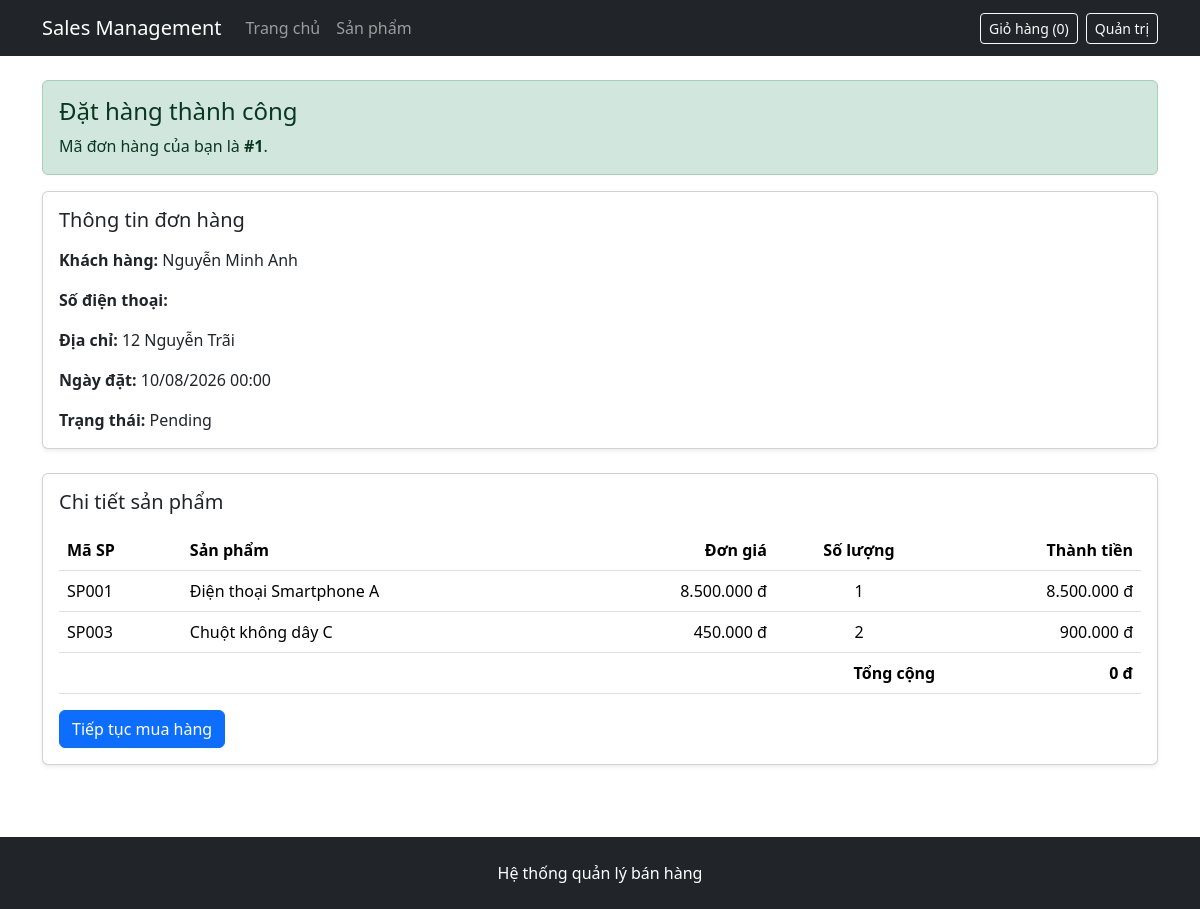
Page /order-success.php?id=1 on the committed database.
### tables this page shows
CREATE TABLE orders (
    OrderID INT AUTO_INCREMENT PRIMARY KEY,

    OrderDate DATETIME NOT NULL DEFAULT CURRENT_TIMESTAMP,

    TotalAmount DECIMAL(12,2) NOT NULL DEFAULT 0,
    Status VARCHAR(30) NOT NULL DEFAULT 'Pending',

    CustomerID INT NOT NULL,
    EmployeeID INT,
    ShipperID INT,

    CONSTRAINT chk_orders_total
        CHECK (TotalAmount >= 0),

    CONSTRAINT fk_orders_customer
        FOREIGN KEY (CustomerID) REFERENCES customers(CustomerID),
    CONSTRAINT fk_orders_employee
        FOREIGN KEY (EmployeeID) REFERENCES employees(EmployeeID),
    CONSTRAINT fk_orders_shipper
        FOREIGN KEY (ShipperID) REFERENCES shippers(ShipperID)
);

CREATE TABLE customers (
    CustomerID INT AUTO_INCREMENT PRIMARY KEY,
    CustomerName VARCHAR(100) NOT NULL,
    ContactName VARCHAR(100),
    Address VARCHAR(200),
    City VARCHAR(100),
    PostalCode VARCHAR(20),
    Country VARCHAR(100),
    Phone VARCHAR(20)
);

CREATE TABLE orderdetail (
    OrderDetailID INT AUTO_INCREMENT PRIMARY KEY,
    Quantity INT NOT NULL,
    UnitPrice DECIMAL(12,2) NOT NULL,
    OrderID INT NOT NULL,
    ProductID INT NOT NULL,

    CONSTRAINT chk_orderdetail_quantity CHECK (Quantity > 0),
    CONSTRAINT chk_orderdetail_unitprice CHECK (UnitPrice >= 0),
    CONSTRAINT fk_orderdetail_order
        FOREIGN KEY (OrderID)
        REFERENCES orders(OrderID)
        ON DELETE CASCADE,
    CONSTRAINT fk_orderdetail_product
        FOREIGN KEY (ProductID) REFERENCES products(ProductID)
);

CREATE TABLE products (
    ProductID INT AUTO_INCREMENT PRIMARY KEY,
    ProductCode VARCHAR(50) NOT NULL UNIQUE,
    ProductName VARCHAR(255) NOT NULL,
    Description TEXT,
    Unit VARCHAR(20),
    Price DECIMAL(12,2) NOT NULL DEFAULT 0,
    StockQuantity INT NOT NULL DEFAULT 0,
    IsActive BOOLEAN NOT NULL DEFAULT TRUE,
    SupplierID INT NOT NULL,
    CategoryID INT NOT NULL,

    CONSTRAINT chk_products_price CHECK (Price >= 0),
    CONSTRAINT chk_products_stock CHECK (StockQuantity >= 0),
    CONSTRAINT fk_products_supplier
        FOREIGN KEY (SupplierID) REFERENCES suppliers(SupplierID),
    CONSTRAINT fk_products_category
        FOREIGN KEY (CategoryID) REFERENCES categories(CategoryID)
);

### src/includes/helpers.php (called while the page is built, shortened)
<?php
if (!function_exists('format_datetime')) {
    function format_datetime(?string $datetime): string
    {
        $timestamp = strtotime($datetime);
        return $timestamp === false ? '' : date('d/m/Y H:i', $timestamp);
    }
}

### public/order-success.php (the view, shortened to what this page needs)
<?php
require_once '/var/www/src/config/database.php';
require_once '/var/www/src/includes/helpers.php';
$orderID = isset($_GET['id'])
    ? (int) $_GET['id']
    : 0;
$sqlOrder = "
    SELECT
        o.OrderID,
        o.OrderDate,
        o.TotalAmount,
        o.Status,
        c.CustomerName,
        c.Phone,
        c.Address
    FROM orders o, customers c
    WHERE o.CustomerID = c.CustomerID
      AND o.OrderID = ?
";
$stmtOrder = $conn->prepare($sqlOrder);
$stmtOrder->bind_param('i', $orderID);
$stmtOrder->execute();
$orderResult = $stmtOrder->get_result();
$order = $orderResult->fetch_assoc();
$sqlDetail = "
    SELECT
        od.Quantity,
        od.UnitPrice,
        p.ProductCode,
        p.ProductName
    FROM orderdetail od, products p
    WHERE od.ProductID = p.ProductID
      AND od.OrderID = ?
    ORDER BY od.OrderDetailID
";
$stmtDetail = $conn->prepare($sqlDetail);
$stmtDetail->bind_param('i', $orderID);
$stmtDetail->execute();
$detailResult = $stmtDetail->get_result();
$orderItems = [];
while ($row = $detailResult->fetch_assoc()) {
    $row['Subtotal'] =
        (float) $row['UnitPrice']
        * (int) $row['Quantity'];
    $orderItems[] = $row;
}
require_once '/var/www/src/includes/frontend/header.php';
require_once '/var/www/src/includes/frontend/navbar.php';
?>
<div class="container py-4">
    <div class="alert alert-success">
        <h1 class="h4 mb-2">
            Đặt hàng thành công
        </h1>
        <p class="mb-0">
            Mã đơn hàng của bạn là
            <strong>#<?= (int) $order['OrderID'] ?></strong>.
        </p>
    </div>
    <div class="card shadow-sm mb-4">
        <div class="card-body">
            <h2 class="h5 mb-3">Thông tin đơn hàng</h2>
            <p>
                <strong>Khách hàng:</strong>
                <?= htmlspecialchars($order['CustomerName']) ?>
            </p>
            <p>
                <strong>Số điện thoại:</strong>
            </p>
            <p>
                <strong>Địa chỉ:</strong>
                <?= htmlspecialchars($order['Address'] ?? '') ?>
            </p>
            <p>
                <strong>Ngày đặt:</strong>
                <?= htmlspecialchars(format_datetime($order['OrderDate'])) ?>
            </p>
            <p class="mb-0">
                <strong>Trạng thái:</strong>
                <?= htmlspecialchars($order['Status']) ?>
            </p>
        </div>
    </div>
    <div class="card shadow-sm">
        <div class="card-body">
            <h2 class="h5 mb-3">Chi tiết sản phẩm</h2>
            <div class="table-responsive">
                <table class="table align-middle">
                    <thead>
                        <tr>
                            <th>Mã SP</th>
                            <th>Sản phẩm</th>
                            <th class="text-end">Đơn giá</th>
                            <th class="text-center">Số lượng</th>
                            <th class="text-end">Thành tiền</th>
                        </tr>
                    </thead>
                    <tbody>
                        <?php foreach ($orderItems as $item): ?>
                            <tr>
                                <td>
                                    <?= htmlspecialchars($item['ProductCode']) ?>
                                </td>
                                <td>
                                    <?= htmlspecialchars($item['ProductName']) ?>
                                </td>
                                <td class="text-end">
                                    <?= number_format(
                                        (float) $item['UnitPrice'],
                                        0,
                                        ',',
                                        '.'
                                    ) ?> đ
                                </td>
                                <td class="text-center">
                                    <?= (int) $item['Quantity'] ?>
                                </td>
                                <td class="text-end">
                                    <?= number_format(
                                        (float) $item['Subtotal'],
                                        0,
                                        ',',
                                        '.'
                                    ) ?> đ
                                </td>
                            </tr>
                        <?php endforeach; ?>
                    </tbody>
                    <tfoot>
                        <tr>
                            <th colspan="4" class="text-end">
                                Tổng cộng
                            </th>
                            <th class="text-end">
                                <?= number_format(
                                    (float) $order['TotalAmount'],
                                    0,
                                    ',',
                                    '.'
                                ) ?> đ
                            </th>
                        </tr>
                    </tfoot>
                </table>
            </div>
            <a
                href="/products.php"
                class="btn btn-primary"
            >
                Tiếp tục mua hàng
            </a>
        </div>
    </div>
</div>
<?php
require_once '/var/www/src/includes/frontend/footer.php';

### rows in the picture
orders: OrderID "1", CustomerID.CustomerName "Nguyễn Minh Anh", CustomerID.Address "12 Nguyễn Trãi", OrderDate "10/08/2026 00:00", Status "Pending", TotalAmount "0"
orderdetail: ProductID.ProductCode "SP001", ProductID.ProductName "Điện thoại Smartphone A", UnitPrice "8.500.000", Quantity "1", Subtotal "8.500.000"
orderdetail: ProductID.ProductCode "SP003", ProductID.ProductName "Chuột không dây C", UnitPrice "450.000", Quantity "2", Subtotal "900.000"

### other values in the picture
$cartCount "0"
